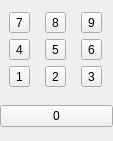
<?xml version="1.0" encoding="UTF-8"?>
<ui version="4.0">
 <class>TestBox</class>
 <widget class="QWidget" name="TestBox">
  <property name="geometry">
   <rect>
    <x>0</x>
    <y>0</y>
    <width>113</width>
    <height>141</height>
   </rect>
  </property>
  <property name="sizePolicy">
   <sizepolicy hsizetype="Fixed" vsizetype="Fixed">
    <horstretch>0</horstretch>
    <verstretch>0</verstretch>
   </sizepolicy>
  </property>
  <property name="windowTitle">
   <string>Form</string>
  </property>
  <layout class="QVBoxLayout" name="verticalLayout">
   <property name="leftMargin">
    <number>0</number>
   </property>
   <property name="topMargin">
    <number>0</number>
   </property>
   <property name="rightMargin">
    <number>0</number>
   </property>
   <property name="bottomMargin">
    <number>0</number>
   </property>
   <item>
    <layout class="QGridLayout" name="gridLayout">
     <item row="0" column="2">
      <widget class="QToolButton" name="btn_9">
       <property name="text">
        <string>9</string>
       </property>
      </widget>
     </item>
     <item row="1" column="0">
      <widget class="QToolButton" name="btn_4">
       <property name="text">
        <string>4</string>
       </property>
      </widget>
     </item>
     <item row="0" column="0">
      <widget class="QToolButton" name="btn_7">
       <property name="text">
        <string>7</string>
       </property>
      </widget>
     </item>
     <item row="1" column="1">
      <widget class="QToolButton" name="btn_5">
       <property name="text">
        <string>5</string>
       </property>
      </widget>
     </item>
     <item row="1" column="2">
      <widget class="QToolButton" name="btn_6">
       <property name="text">
        <string>6</string>
       </property>
      </widget>
     </item>
     <item row="0" column="1">
      <widget class="QToolButton" name="btn_8">
       <property name="text">
        <string>8</string>
       </property>
      </widget>
     </item>
     <item row="2" column="0">
      <widget class="QToolButton" name="btn_1">
       <property name="text">
        <string>1</string>
       </property>
      </widget>
     </item>
     <item row="2" column="1">
      <widget class="QToolButton" name="btn_2">
       <property name="text">
        <string>2</string>
       </property>
      </widget>
     </item>
     <item row="2" column="2">
      <widget class="QToolButton" name="btn_3">
       <property name="text">
        <string>3</string>
       </property>
      </widget>
     </item>
    </layout>
   </item>
   <item>
    <widget class="QPushButton" name="btn_0">
     <property name="text">
      <string>0</string>
     </property>
    </widget>
   </item>
  </layout>
 </widget>
 <tabstops>
  <tabstop>btn_0</tabstop>
  <tabstop>btn_1</tabstop>
  <tabstop>btn_2</tabstop>
  <tabstop>btn_3</tabstop>
  <tabstop>btn_4</tabstop>
  <tabstop>btn_5</tabstop>
  <tabstop>btn_6</tabstop>
  <tabstop>btn_7</tabstop>
  <tabstop>btn_8</tabstop>
  <tabstop>btn_9</tabstop>
 </tabstops>
 <resources/>
 <connections/>
</ui>
